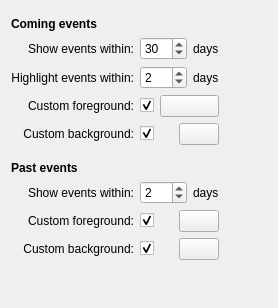
<?xml version="1.0" encoding="UTF-8"?>
<ui version="4.0">
 <class>BirthdayListAppearanceConfig</class>
 <widget class="QWidget" name="BirthdayListAppearanceConfig">
  <property name="geometry">
   <rect>
    <x>0</x>
    <y>0</y>
    <width>278</width>
    <height>308</height>
   </rect>
  </property>
  <property name="sizePolicy">
   <sizepolicy hsizetype="Preferred" vsizetype="Preferred">
    <horstretch>0</horstretch>
    <verstretch>0</verstretch>
   </sizepolicy>
  </property>
  <property name="minimumSize">
   <size>
    <width>0</width>
    <height>0</height>
   </size>
  </property>
  <layout class="QGridLayout" name="gridLayout">
   <item row="7" column="0" colspan="3">
    <widget class="QLabel" name="lblTitleComingEvents">
     <property name="sizePolicy">
      <sizepolicy hsizetype="Fixed" vsizetype="Preferred">
       <horstretch>0</horstretch>
       <verstretch>0</verstretch>
      </sizepolicy>
     </property>
     <property name="font">
      <font>
       <weight>75</weight>
       <bold>true</bold>
      </font>
     </property>
     <property name="text">
      <string>Coming events</string>
     </property>
    </widget>
   </item>
   <item row="8" column="0">
    <widget class="QLabel" name="lblComingShowDays">
     <property name="text">
      <string>Show events within:</string>
     </property>
     <property name="alignment">
      <set>Qt::AlignRight|Qt::AlignTrailing|Qt::AlignVCenter</set>
     </property>
    </widget>
   </item>
   <item row="16" column="0" colspan="3">
    <widget class="QLabel" name="lblTitlePastEvents">
     <property name="font">
      <font>
       <weight>75</weight>
       <bold>true</bold>
      </font>
     </property>
     <property name="text">
      <string>Past events</string>
     </property>
    </widget>
   </item>
   <item row="15" column="0">
    <spacer name="spacerComingEventsBottom">
     <property name="orientation">
      <enum>Qt::Vertical</enum>
     </property>
     <property name="sizeType">
      <enum>QSizePolicy::Fixed</enum>
     </property>
     <property name="sizeHint" stdset="0">
      <size>
       <width>20</width>
       <height>10</height>
      </size>
     </property>
    </spacer>
   </item>
   <item row="9" column="0">
    <widget class="QLabel" name="lblComingHighlightDays">
     <property name="text">
      <string>Highlight events within:</string>
     </property>
     <property name="alignment">
      <set>Qt::AlignRight|Qt::AlignTrailing|Qt::AlignVCenter</set>
     </property>
    </widget>
   </item>
   <item row="9" column="1">
    <widget class="QSpinBox" name="spinComingHighlightDays">
     <property name="sizePolicy">
      <sizepolicy hsizetype="Minimum" vsizetype="Minimum">
       <horstretch>0</horstretch>
       <verstretch>0</verstretch>
      </sizepolicy>
     </property>
     <property name="maximum">
      <number>30</number>
     </property>
     <property name="value">
      <number>2</number>
     </property>
    </widget>
   </item>
   <item row="17" column="0">
    <widget class="QLabel" name="lblPastShowDays">
     <property name="text">
      <string>Show events within:</string>
     </property>
     <property name="alignment">
      <set>Qt::AlignRight|Qt::AlignTrailing|Qt::AlignVCenter</set>
     </property>
    </widget>
   </item>
   <item row="17" column="1">
    <widget class="QSpinBox" name="spinPastShowDays">
     <property name="maximum">
      <number>30</number>
     </property>
     <property name="value">
      <number>2</number>
     </property>
    </widget>
   </item>
   <item row="8" column="2">
    <widget class="QLabel" name="lblComingShowDays_2">
     <property name="text">
      <string>days</string>
     </property>
    </widget>
   </item>
   <item row="9" column="2">
    <widget class="QLabel" name="lblComingHighlightDays_2">
     <property name="text">
      <string>days</string>
     </property>
    </widget>
   </item>
   <item row="17" column="2">
    <widget class="QLabel" name="lblPastShowDays_2">
     <property name="text">
      <string>days</string>
     </property>
    </widget>
   </item>
   <item row="8" column="1">
    <widget class="QSpinBox" name="spinComingShowDays">
     <property name="maximum">
      <number>335</number>
     </property>
     <property name="value">
      <number>30</number>
     </property>
    </widget>
   </item>
   <item row="10" column="1" colspan="2">
    <layout class="QHBoxLayout" name="hlComingHighlightForeground">
     <item>
      <widget class="QCheckBox" name="chckComingHighlightForeground">
       <property name="sizePolicy">
        <sizepolicy hsizetype="Fixed" vsizetype="Fixed">
         <horstretch>0</horstretch>
         <verstretch>0</verstretch>
        </sizepolicy>
       </property>
       <property name="layoutDirection">
        <enum>Qt::LeftToRight</enum>
       </property>
       <property name="text">
        <string/>
       </property>
       <property name="checked">
        <bool>true</bool>
       </property>
      </widget>
     </item>
     <item>
      <widget class="KColorButton" name="colorbtnComingHighlightForeground">
       <property name="color">
        <color>
         <red>255</red>
         <green>255</green>
         <blue>255</blue>
        </color>
       </property>
       <property name="defaultColor">
        <color>
         <red>255</red>
         <green>255</green>
         <blue>255</blue>
        </color>
       </property>
      </widget>
     </item>
    </layout>
   </item>
   <item row="14" column="1" colspan="2">
    <layout class="QHBoxLayout" name="hlComingHighlightBackground">
     <item>
      <widget class="QCheckBox" name="chckComingHighlightBackground">
       <property name="text">
        <string/>
       </property>
       <property name="checked">
        <bool>true</bool>
       </property>
      </widget>
     </item>
     <item>
      <widget class="KColorButton" name="colorbtnComingHighlightBackground">
       <property name="color">
        <color>
         <red>128</red>
         <green>0</green>
         <blue>0</blue>
        </color>
       </property>
       <property name="defaultColor">
        <color>
         <red>128</red>
         <green>0</green>
         <blue>0</blue>
        </color>
       </property>
      </widget>
     </item>
    </layout>
   </item>
   <item row="10" column="0">
    <widget class="QLabel" name="lblComingHighlightForeground">
     <property name="text">
      <string>Custom foreground:</string>
     </property>
     <property name="alignment">
      <set>Qt::AlignRight|Qt::AlignTrailing|Qt::AlignVCenter</set>
     </property>
    </widget>
   </item>
   <item row="14" column="0">
    <widget class="QLabel" name="lblComingHighlightBackground">
     <property name="text">
      <string>Custom background:</string>
     </property>
     <property name="alignment">
      <set>Qt::AlignRight|Qt::AlignTrailing|Qt::AlignVCenter</set>
     </property>
    </widget>
   </item>
   <item row="6" column="3" rowspan="5">
    <spacer name="spacerScreenRight">
     <property name="orientation">
      <enum>Qt::Horizontal</enum>
     </property>
     <property name="sizeHint" stdset="0">
      <size>
       <width>40</width>
       <height>20</height>
      </size>
     </property>
    </spacer>
   </item>
   <item row="18" column="1" colspan="2">
    <layout class="QHBoxLayout" name="hlPastForeground">
     <item>
      <widget class="QCheckBox" name="chckPastForeground">
       <property name="text">
        <string/>
       </property>
       <property name="checked">
        <bool>true</bool>
       </property>
      </widget>
     </item>
     <item>
      <widget class="KColorButton" name="colorbtnPastForeground">
       <property name="color">
        <color>
         <red>0</red>
         <green>0</green>
         <blue>0</blue>
        </color>
       </property>
       <property name="defaultColor">
        <color>
         <red>0</red>
         <green>0</green>
         <blue>0</blue>
        </color>
       </property>
      </widget>
     </item>
    </layout>
   </item>
   <item row="18" column="0">
    <widget class="QLabel" name="lblPastForeground">
     <property name="text">
      <string>Custom foreground:</string>
     </property>
     <property name="alignment">
      <set>Qt::AlignRight|Qt::AlignTrailing|Qt::AlignVCenter</set>
     </property>
    </widget>
   </item>
   <item row="20" column="1" colspan="2">
    <layout class="QHBoxLayout" name="hlPastBackground">
     <item>
      <widget class="QCheckBox" name="chckPastBackground">
       <property name="text">
        <string/>
       </property>
       <property name="checked">
        <bool>true</bool>
       </property>
      </widget>
     </item>
     <item>
      <widget class="KColorButton" name="colorbtnPastBackground">
       <property name="color">
        <color>
         <red>160</red>
         <green>160</green>
         <blue>160</blue>
        </color>
       </property>
       <property name="defaultColor">
        <color>
         <red>160</red>
         <green>160</green>
         <blue>160</blue>
        </color>
       </property>
      </widget>
     </item>
    </layout>
   </item>
   <item row="20" column="0">
    <widget class="QLabel" name="lblPastBackground">
     <property name="text">
      <string>Custom background:</string>
     </property>
     <property name="alignment">
      <set>Qt::AlignRight|Qt::AlignTrailing|Qt::AlignVCenter</set>
     </property>
    </widget>
   </item>
   <item row="21" column="0" colspan="3">
    <spacer name="spacerScreenBottom">
     <property name="orientation">
      <enum>Qt::Vertical</enum>
     </property>
     <property name="sizeHint" stdset="0">
      <size>
       <width>20</width>
       <height>40</height>
      </size>
     </property>
    </spacer>
   </item>
  </layout>
 </widget>
 <customwidgets>
  <customwidget>
   <class>KColorButton</class>
   <extends>QPushButton</extends>
   <header>kcolorbutton.h</header>
  </customwidget>
 </customwidgets>
 <tabstops>
  <tabstop>spinComingShowDays</tabstop>
  <tabstop>spinComingHighlightDays</tabstop>
  <tabstop>chckComingHighlightForeground</tabstop>
  <tabstop>colorbtnComingHighlightForeground</tabstop>
  <tabstop>chckComingHighlightBackground</tabstop>
  <tabstop>colorbtnComingHighlightBackground</tabstop>
  <tabstop>spinPastShowDays</tabstop>
  <tabstop>chckPastForeground</tabstop>
  <tabstop>colorbtnPastForeground</tabstop>
  <tabstop>chckPastBackground</tabstop>
  <tabstop>colorbtnPastBackground</tabstop>
 </tabstops>
 <resources/>
 <connections>
  <connection>
   <sender>chckComingHighlightBackground</sender>
   <signal>toggled(bool)</signal>
   <receiver>colorbtnComingHighlightBackground</receiver>
   <slot>setEnabled(bool)</slot>
   <hints>
    <hint type="sourcelabel">
     <x>164</x>
     <y>137</y>
    </hint>
    <hint type="destinationlabel">
     <x>226</x>
     <y>141</y>
    </hint>
   </hints>
  </connection>
  <connection>
   <sender>chckComingHighlightForeground</sender>
   <signal>toggled(bool)</signal>
   <receiver>colorbtnComingHighlightForeground</receiver>
   <slot>setEnabled(bool)</slot>
   <hints>
    <hint type="sourcelabel">
     <x>151</x>
     <y>99</y>
    </hint>
    <hint type="destinationlabel">
     <x>198</x>
     <y>99</y>
    </hint>
   </hints>
  </connection>
  <connection>
   <sender>chckPastBackground</sender>
   <signal>toggled(bool)</signal>
   <receiver>colorbtnPastBackground</receiver>
   <slot>setEnabled(bool)</slot>
   <hints>
    <hint type="sourcelabel">
     <x>151</x>
     <y>256</y>
    </hint>
    <hint type="destinationlabel">
     <x>198</x>
     <y>256</y>
    </hint>
   </hints>
  </connection>
  <connection>
   <sender>chckPastForeground</sender>
   <signal>toggled(bool)</signal>
   <receiver>colorbtnPastForeground</receiver>
   <slot>setEnabled(bool)</slot>
   <hints>
    <hint type="sourcelabel">
     <x>151</x>
     <y>225</y>
    </hint>
    <hint type="destinationlabel">
     <x>198</x>
     <y>225</y>
    </hint>
   </hints>
  </connection>
 </connections>
</ui>
